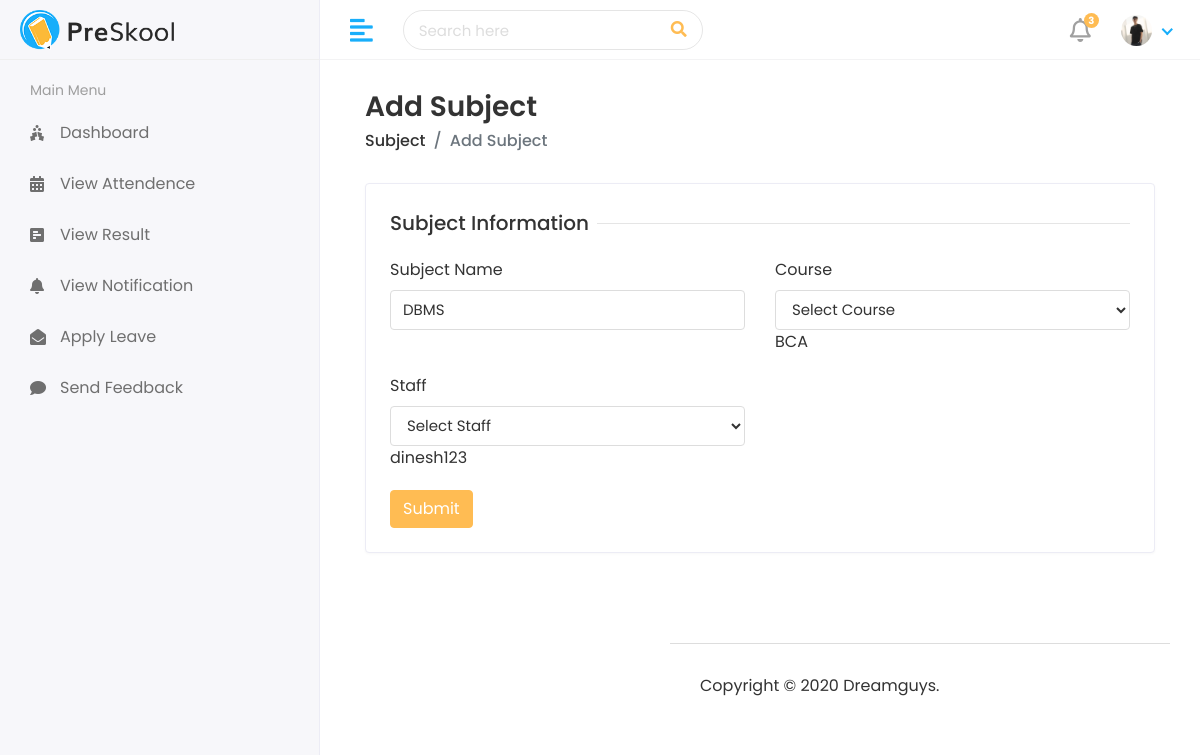
The app's page /HOD/Subject-edit/3 (signed in) with its own data.
### StudentApp/models.py (models this page shows, shortened)
class CustomUser(AbstractUser):
    user_type = models.CharField(choices=UserTypes , max_length=20 , default='Student' , null=True)
    username = models.CharField(max_length=44,null=True,unique=True)
    profile = models.ImageField(upload_to='media/profile_pic' , null=True , default='static/assets/img/profiles/avatar-01.jpg')

class Subject(models.Model):
    name = models.CharField(max_length=100)
    course = models.ForeignKey(Course , on_delete=models.CASCADE)
    staff = models.ForeignKey(Staff , on_delete=models.CASCADE)
    created_at = models.DateTimeField(auto_now_add=True)
    updated_at = models.DateTimeField(auto_now=True)

class Course(models.Model):
    name = models.CharField(max_length=100 ,)
    created_at = models.DateField(auto_now_add=True)
    updated_at = models.DateField(auto_now_add=True , null=True)
    def __str__(self):
        return self.name

class Staff(models.Model):
    admin = models.OneToOneField(CustomUser , on_delete=models.CASCADE)
    address = models.TextField()
    gender = models.CharField(max_length=100)
    datebirth = models.DateField( null= True , blank= True)
    created_at = models.DateTimeField(auto_now_add=True)
    updated_at = models.DateTimeField(auto_now=True)
    def __str__(self):
        return self.admin.username

### StudentApp/HodViews.py (the view, shortened to what this page needs)
# urls.py: path('HOD/Subject-edit/<int:id>' , HodViews.SubjectEdit , name='SubjectEdit'),
@login_required(login_url= '/')
def SubjectEdit(request , id):
    if request.method == "GET":
        SubJectUser = Subject.objects.get(id = id)
        course = Course.objects.all()
        staff = Staff.objects.all()
        Context = {
            'Subject':SubJectUser,
            'Course':course,
            'Staff':staff,
        }
        return render(request , 'Hod/EditSubject.html' , Context)

### templates/Hod/EditSubject.html (shortened to what this page needs)
{% extends 'base.html' %}
{% block content %}
    <div class="content container-fluid">
       <div class="page-header">
          <div class="row align-items-center">
             <div class="col">
                <h3 class="page-title">Add Subject</h3>
                <ul class="breadcrumb">
                   <li class="breadcrumb-item"><a href="subjects.html">Subject</a></li>
                   <li class="breadcrumb-item active">Add Subject</li>
                </ul>
             </div>
          </div>
       </div>
       <div class="row">
          <div class="col-sm-12">
             <div class="card">
                <div class="card-body">
                   <form method="post" action="{% url 'SubjectEdit' Subject.id %}">
                      <div class="row">
                         <div class="col-12">
                            <h5 class="form-title"><span>Subject Information</span></h5>
                         </div>
                         <div class="col-12 col-sm-6">
                            <div class="form-group">
                               <label>Subject Name</label>
                               <input type="text" class="form-control" value='{{Subject.name}}' name="SubjectName">
                            </div>
                         </div>
                         <div class="col-12 col-sm-6">
                            <div class="form-group">
                                <label>Course</label>
                                <select class="form-control" name="Course" required>
                                   <option name="select Course">Select Course</option>
                                </select>
                                {{Subject.course}}
                             </div>
                         </div>
                         <div class="col-12 col-sm-6">
                            <div class="form-group">
                                <label>Staff</label>
                                <select class="form-control" name="Staff" required>
                                   <option name="Staff">Select Staff</option>
                                </select>
                                {{Subject.staff}}
                             </div>
                         </div>
                         <div class="col-12">
                            <button type="submit" class="btn btn-primary">Submit</button>
                         </div>
                      </div>
                   </form>
                </div>
             </div>
          </div>
       </div>
    </div>
{% endblock %}

### templates/includes/header.html (shortened to what this page needs)
{% load static %}
<div class="header">
    <div class="header-left">
       <a href="index.html" class="logo">
       <img src="{% static 'assets/img/logo.png' %}" alt="Logo">
       </a>
    </div>
    <a href="javascript:void(0);" id="toggle_btn">
    <i class="fas fa-align-left"></i>
    </a>
    <div class="top-nav-search">
       <form>
          <input type="text" class="form-control" placeholder="Search here">
          <button class="btn" type="submit"><i class="fas fa-search"></i></button>
       </form>
    </div>
    <ul class="nav user-menu">
       <li class="nav-item dropdown noti-dropdown">
          <a href="#" class="dropdown-toggle nav-link" data-toggle="dropdown">
          <i class="far fa-bell"></i> <span class="badge badge-pill">3</span>
          </a>
       </li>
       <li class="nav-item dropdown has-arrow">
          <a href="#" class="dropdown-toggle nav-link" data-toggle="dropdown">
            {% if not user.profile.url is None and not user.profile.url is "" %}
            <span class="user-img"><img class="rounded-circle" src="{{user.profile.url}}" width="31" alt="Ryan Taylor"></span>
            {% else %}
            <span class="user-img"><img class="rounded-circle" src="{% static 'assets/img/profiles/avatar-01.jpg' %}" width="31" alt="Ryan Taylor"></span>
            {% endif %}
          </a>
       </li>
    </ul>
 </div>

### static/assets/css/style.css (style rules this page uses)
html { height: 100%; }
body { background-color: #fff; color: #333; font-family: 'Poppins', sans-serif; font-size: 1rem; height: 100%; line-height: 1.5; overflow-x: hidden; }
h1, h2, h3, h4, h5, h6 { font-family: 'Poppins', sans-serif; margin-top: 0; }
.form-control { border: 1px solid #ddd; box-shadow: none; color: #333; font-size: 15px; height: 40px; }
a { color: #009ce7; }
input, button, a { transition: all 0.4s ease; -moz-transition: all 0.4s ease; -o-transition: all 0.4s ease; -ms-transition: all 0.4s ease; -webkit-transition: all 0.4s ease; }
input, input:focus, button, button:focus { outline: none; }
input[type=text], input[type=password] { -webkit-appearance: none; -moz-appearance: none; appearance: none; }
.form-group { margin-bottom: 1.25rem; }
ul, ol { padding: 0px; list-style: none; }
.btn-primary { background-color: #FFBC53; border: 1px solid #FFBC53; }
.card { border: 1px solid #ececf5; box-shadow: 0 1px 3px 0 rgba(0, 0, 0, 0.03); margin-bottom: 1.875rem; }
.card-body { padding: 1.5rem; }
.header { background-color: #fff; border-bottom: 1px solid #f3f3f4; left: 0; position: fixed; right: 0; top: 0; z-index: 1001; height: 60px; }
.header .header-left { float: left; height: 60px; padding: 0 20px; position: relative; width: 320px; z-index: 1; transition: all 0.2s ease-in-out; background-color: #f7f7fa; border-bottom: 1px solid #efefef; border-right: 1px solid #ececf5; display: flex; align-items: center; }
.header .header-left .logo { display: inline-block; line-height: 60px; }
.header .header-left .logo img { max-height: 40px; width: auto; }
.header .dropdown-toggle:after { display: none; }
.header .has-arrow .dropdown-toggle:after { border-top: 0; border-left: 0; border-bottom: 2px solid #18aefa; border-right: 2px solid #18aefa; content: ''; height: 8px; display: inline-block; pointer-events: none; -webkit-transform-origin: 66% 66%; -ms-transform-origin: 66% 66%; transform-origin: 66% 66%; -webkit-transform: rotate(45deg); -ms-transform: rotate(45deg); transform: rotate(45deg); -webkit-transition: all 0.15s ease-in-out; transition: all 0.15s ease-in-out; width: 8px; vertical-align: 0px; }
.user-menu { float: right; margin: 0; position: relative; z-index: 99; padding-right: 15px; }
.user-menu.nav > li > a { color: #a0a0a0; font-size: 14px; line-height: 58px; padding: 0 15px; height: 60px; }
.user-img { margin-right: 3px; position: relative; }
.top-nav-search { float: left; margin-left: 15px; }
.top-nav-search form { margin-top: 10px; position: relative; width: 300px; }
.top-nav-search .form-control { background-color: transparent; border-color: rgba(0, 0, 0, 0.1); border-radius: 50px; color: #ddd; height: 40px; padding: 10px 50px 10px 15px; }
.top-nav-search .btn { background-color: transparent; border-color: transparent; color: #ffbc53; min-height: 40px; padding: 7px 15px; position: absolute; right: 0; top: 0; }
.top-nav-search .form-control::placeholder { color: #ddd; }
.page-header { margin-bottom: 1.875rem; }
.page-header .breadcrumb { background-color: transparent; color: #6c757d; font-size: 1rem; font-weight: 500; margin-bottom: 0; padding: 0; }
.page-header .breadcrumb a { color: #333; }
.page-title { font-size: 28px; font-weight: 600; color: #333; margin-bottom: 5px; }
.user-menu.nav > li > a .badge { background-color: #FFBC53; display: block; font-size: 10px; font-weight: bold; height: 15px; width: 15px; position: absolute; right: 7px; top: 13px; color: #fff; padding: 3px; }
.user-menu.nav > li > a > i { font-size: 1.5rem; line-height: 60px; }
.form-title { width: 100%; max-width: 100%; padding: 0; font-size: 1.25rem; font-weight: 500; line-height: inherit; color: #333; white-space: normal; position: relative; display: block; margin-bottom: 20px; }
.form-title:before { content: ""; position: absolute; left: 0px; right: 0px; height: 1px; top: 50%; background-color: rgba(0, 0, 0, 0.1); }
.form-title span { padding: 0px 0.5rem 0 0; background-color: #fff; display: inline-block; z-index: 2; position: relative; }
@media (min-width: 992px) { #toggle_btn { align-items: center; color: #18aefa; display: inline-flex; float: left; font-size: 26px; height: 60px; justify-content: center; margin-left: 15px; padding: 0 15px; } }

### templates/base.html (style rules this page uses)
* { font-family: 'Poppins' , 'sans-serif'; }

### records on screen
CustomUser: profile (picture)
Subject: SubjectName "DBMS", course "BCA", staff "dinesh123"
